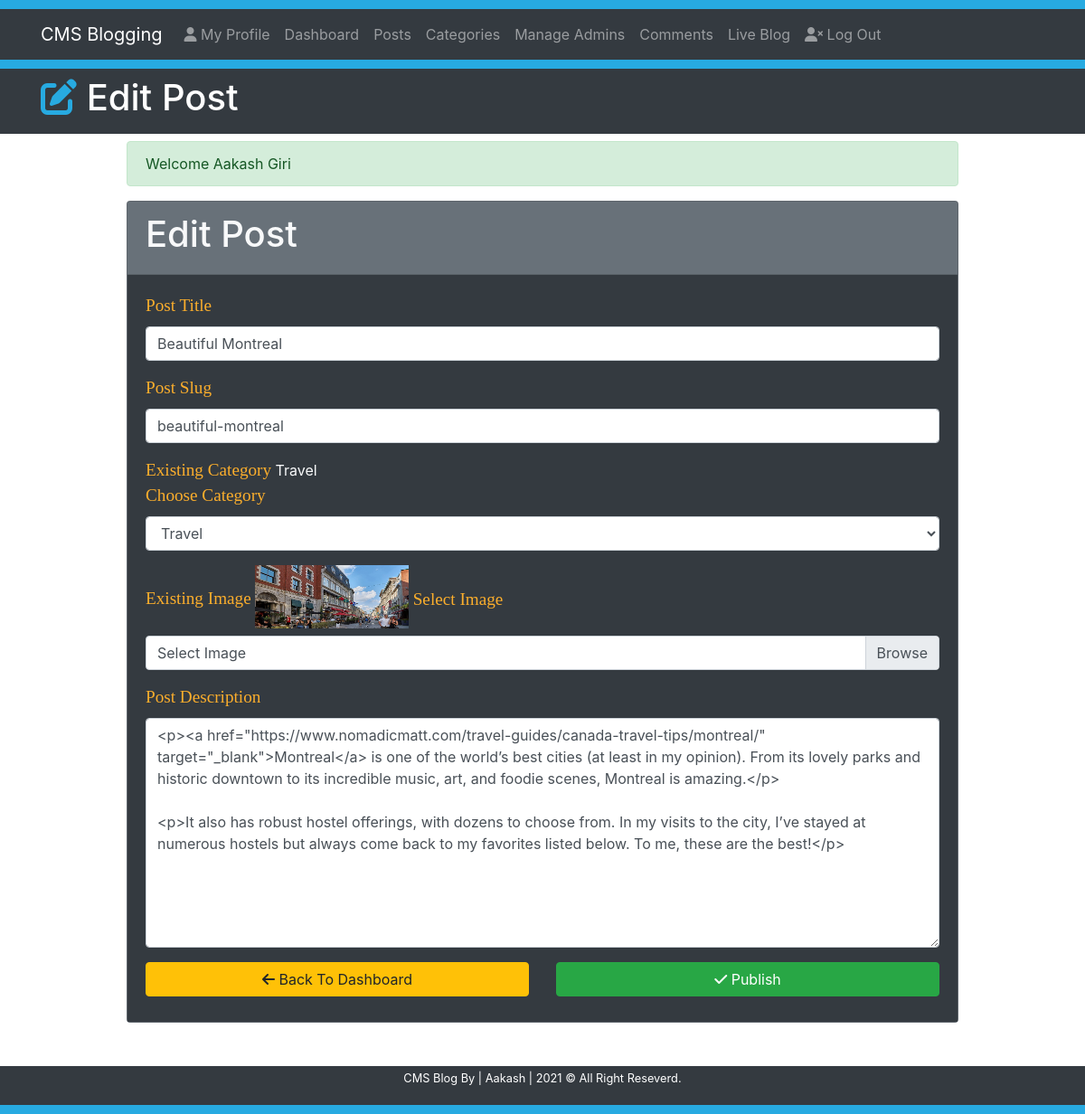
Page /CMS4.2.1/editpost?id=3 (signed in) on the committed database.
### tables this page shows
CREATE TABLE `post` (
  `id` int(11) NOT NULL,
  `datetime` varchar(50) NOT NULL,
  `title` varchar(300) NOT NULL,
  `slug` varchar(300) NOT NULL,
  `category` varchar(50) NOT NULL,
  `author` varchar(50) NOT NULL,
  `image` text NOT NULL,
  `post` text NOT NULL
);

CREATE TABLE `category` (
  `id` int(11) NOT NULL,
  `title` varchar(20) NOT NULL,
  `author` varchar(50) NOT NULL,
  `datetime` varchar(20) NOT NULL
);

### Includes/functions.php (called while the page is built, shortened)
<?php
    $serverName = BASE_PATH;
    $cssBaseURL = $serverName.'/css';
?>

### editpost.php (the view, shortened to what this page needs)
<?php
    require 'Includes/functions.php';
    require 'Includes/sessions.php';
    $searchQryParam = $_GET['id'];
?>
<!DOCTYPE html>
<html lang="en">
<head>
    <link rel="stylesheet" href="https://use.fontawesome.com/releases/v5.12.0/css/all.css">
    <link rel="stylesheet" href="https://stackpath.bootstrapcdn.com/bootstrap/4.4.1/css/bootstrap.min.css">
    <link rel="stylesheet" href="<?= $cssBaseURL ?>/style.css">
</head>
<body>
    <div style="height: 10px; background-color: #27aae1;"></div>
    <nav class="navbar navbar-expand-lg navbar-dark bg-dark">
        <div class="container">
            <a href="<?= $serverName; ?>/index" class="navbar-brand">CMS Blogging</a>
            <div class="collapse navbar-collapse" id="navbarcollapseCMS">
                <ul class="navbar-nav">
                    <li class="nav-item">
                        <a href="<?= $serverName; ?>/myprofile" class="nav-link"> <i class='fas fa-user'></i> My Profile</a>
                    </li>
                    <li class="nav-item">
                        <a href="<?= $serverName; ?>/dashboard" class="nav-link">Dashboard</a>
                    </li>
                    <li class="nav-item">
                        <a href="<?= $serverName; ?>/posts" class="nav-link">Posts</a>
                    </li>
                    <li class="nav-item">
                        <a href="<?= $serverName; ?>/categories" class="nav-link"> Categories</a>
                    </li>
                    <li class="nav-item">
                        <a href="<?= $serverName; ?>/admin" class="nav-link">Manage Admins</a>
                    </li>
                    <li class="nav-item">
                        <a href="<?= $serverName; ?>/comments" class="nav-link">Comments</a>
                    </li>
                    <li class="nav-item">
                        <a href="<?= $serverName; ?>/blog/1" class="nav-link">Live Blog</a>
                    </li>
                </ul>
                <ul class="navbar-nav">
                    <li class="nav-item">
                        <a href="<?= $serverName; ?>/logout" class="nav-link"><i class='fas fa-user-times'></i> Log Out</a>
                    </li>
                </ul>
            </div>
        </div>
    </nav>
    <div style="height: 10px; background-color: #27aae1;"></div>
    <header class='bg-dark text-white py-2'>
        <div class="container">
            <div class="row">
                <div class="col-md-12">
                    <h1><i class='fas fa-edit' style="color: #27aae1;"></i>  Edit Post</h1>
                </div>
            </div>
        </div>
    </header>
    <section class="container py-2 mb-4">
        <div class="row">
            <div class="offset-lg-1 col-lg-10" style="min-height: 400px;">
                <?php
                    echo SuccessMessage();
                    $searchqryparm = $_GET['id'];
                    $sql = "SELECT * FROM post WHERE id = '$searchqryparm'";
                    $result = mysqli_query($conn, $sql);
                    if (mysqli_num_rows($result) > 0){
                        while($row = mysqli_fetch_assoc($result)) {
                            $PostTitle = $row['title'];
                            $PostSlug = $row['slug'];
                            $Category = $row['category'];
                            $Image = $row['image'];
                            $PostDescription = $row['post'];
                        }
                    }
                ?>
                <form action="<?= $serverName; ?>/editpost?id=<?= $searchQryParam; ?>" method='post' enctype="multipart/form-data">
                    <div class="card bg-secondary text-light mb-3">
                        <div class="card-header">
                            <h1>Edit Post</h1>
                        </div>
                        <div class="card-body bg-dark">
                            <div class="form-group">
                                <label for="postTitle"><span class="fieldInfo">Post Title</span></label>
                                <input type="text" name='postTitle' class="form-control" id='postTitle' value='<?= $PostTitle; ?>' placeholder='Enter post title'>
                            </div>
                            <div class="form-group">
                                <label for="postSlug"><span class="fieldInfo">Post Slug</span></label>
                                <input type="text" name='postSlug' class="form-control" id='postSlug' value='<?= $PostSlug; ?>' placeholder='Enter post slug'>
                            </div>
                            <div class="form-group">
                                <span class='fieldInfo'>Existing Category</span>
                                <?= $Category; ?> <br>
                                <label for="postTitle"><span class="fieldInfo">Choose Category</span></label>
                                <select class='form-control' name="category" id="categoryTitle">
                                    <?php
                                        $sql = "SELECT id, title FROM category";
                                        $result = mysqli_query($conn, $sql);
                                        if (mysqli_num_rows($result) > 0){
                                            while($row = mysqli_fetch_assoc($result)) {
                                                $categoryName = $row['title'];
                                    ?>
                                    <option value="<?= $categoryName ?>" <?= $categoryName == $Category ? 'selected': ''; ?>><?php echo $categoryName ?></option>
                                    <?php  }
                                        }
                                    ?>
                                </select>
                            </div>
                            <div class="form-group">
                                <span class='fieldInfo'>Existing Image</span>
                                <img class="mb-2" src="Upload/<?= $Image; ?>" alt="<?= $Image; ?>" width="170px;" height="70px;">
                                <label for="imageSelect"><span class="fieldInfo">Select Image</span></label>
                                <div class="custom-file">
                                    <label for="imageSelect" class="custom-file-label">Select Image</label>
                                </div>
                            </div>
                            <div class="form-group">
                                <label for="post"><span class="fieldInfo">Post Description</span></label>
                                <textarea class="form-control" name="postDescription" id="post" cols="80" rows="10"><?= $PostDescription; ?></textarea>
                            </div>
                            <div class="row">
                                <div class="col-lg-6 mb-2">
                                    <a href="<?= $serverName; ?>/dashboard" class='btn btn-warning btn-block'><i class='fas fa-arrow-left'></i> Back To Dashboard</a>
                                </div>
                                <div class="col-lg-6 mb-2">
                                    <button class='btn btn-success btn-block' type='submit' name='submit'><i class='fas fa-check'></i> Publish</button>
                                </div>
                            </div>
                        </div>
                    </div>
                </form>
            </div>
        </div>
    </section>
    <footer class="bg-dark text-white py-1">
        <div class="container">
            <div class="row">
                <div class="col">
                    <p class="lead text-center small">CMS Blog By | Aakash | <span id='year'></span> &copy; All Right Reseverd.</p>
                </div>
            </div>
        </div>
    </footer>
    <div style="height: 10px; background-color: #27aae1;"></div>
</body>
</html>

### Css/style.css (style rules this page uses)
.fieldInfo { color: rgb(251,174,44); font-family: Biiter, Georgia, 'Times New Roman', Times, serif; font-size: 1.2em; }

### rows in the picture
post: postTitle "Beautiful Montreal", postSlug "beautiful-montreal", category "Travel", image (picture), postDescription "<p><a href=\"https://www.nomadicmatt.com/travel-guides/canada-travel-tips/montreal/\" target=\"_blank\">Montreal</a> is one of the world’s best cities (at least in my opinion). From its lovely parks and historic downtown to its incredible music, art, and foodie scenes, Montreal is amazing.</p> <p>It also has robust hostel offerings, with dozens to choose from. In my visits to the city, I’ve stayed at numerous hostels but always come back to my favorites listed below. To me, these are the best!</p>"

### other values in the picture
SuccessMessage() "Welcome Aakash Giri"
